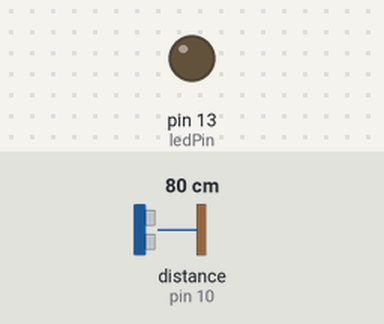
Simulated run of this sketch. Board: Arduino Uno, built with avr-gcc and run on an emulated ATmega328P. Parts: output pins drawn as LEDs (lit = HIGH). Wiring (inferred from the names in the program): ultrasonic range finder: trigger pin 9; echo pin 10. Inputs (shaded band) come from the test bench; at power-on: distance to the obstacle (sensor on pin 10) 80 cm. The echo pulse lasts 58.3 µs per cm; pins used as bus, display or sensor lines are not drawn.

Above: at 1.2 s.
1.3 s: distance to the obstacle (sensor on pin 10) set to 23 cm
2.8 s: distance to the obstacle (sensor on pin 10) set to 18 cm
At 4.0 s:
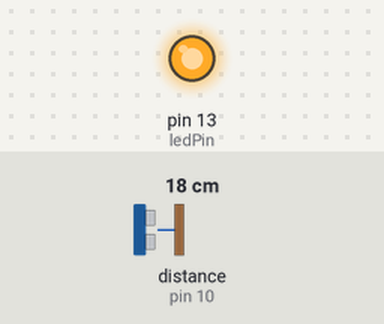
4.3 s: distance to the obstacle (sensor on pin 10) set to 35 cm
At 5.6 s:
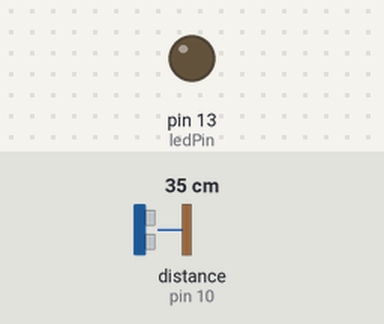
5.9 s: distance to the obstacle (sensor on pin 10) set to 2 cm
At 6.4 s:
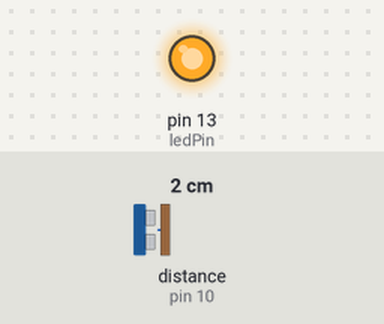
Timing chart, 0 to 8.5 s (numbered marks = the images above; inputs shaded):
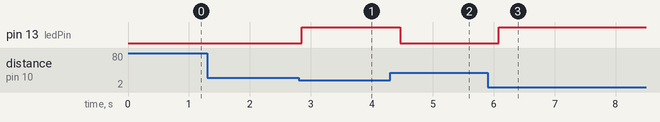

The sketch:

sketch_jun12b_copy_20250613164134.ino
```cpp
#define trigPin 9
#define echoPin 10
#define ledPin 13

void setup() {
pinMode(trigPin, OUTPUT);
pinMode(echoPin, INPUT);
pinMode(ledPin, OUTPUT);
}

void loop() {
// Envia pulso ultrassônico
digitalWrite(trigPin, LOW);
delayMicroseconds(2);
digitalWrite(trigPin, HIGH);
delayMicroseconds(10);
digitalWrite(trigPin, LOW);

long duration = pulseIn(echoPin, HIGH); // Lê duração do eco
float distance = duration * 0.034 / 2; // Converte em distância (cm)

// Verifica se há presença (até 20 cm)
if (distance <= 20) {
digitalWrite(ledPin, HIGH); // Acende o LED
} else {
digitalWrite(ledPin, LOW); // Apaga o LED
}

delay(200); // Pequena pausa para estabilidade
}
```

Measured:
- the behaviour switches between 21 and 20 cm on distance to the obstacle (sensor on pin 10) (found by bisection; images 0 and 1)
- after the input at 1.3 s, every drawn part: stays the same
- after the input at 2.8 s, pin 13 (ledPin): LOW → HIGH after 0.05 s
- after the input at 4.3 s, pin 13 (ledPin): HIGH → LOW after 0.16 s
- after the input at 5.9 s, pin 13 (ledPin): LOW → HIGH after 0.18 s
